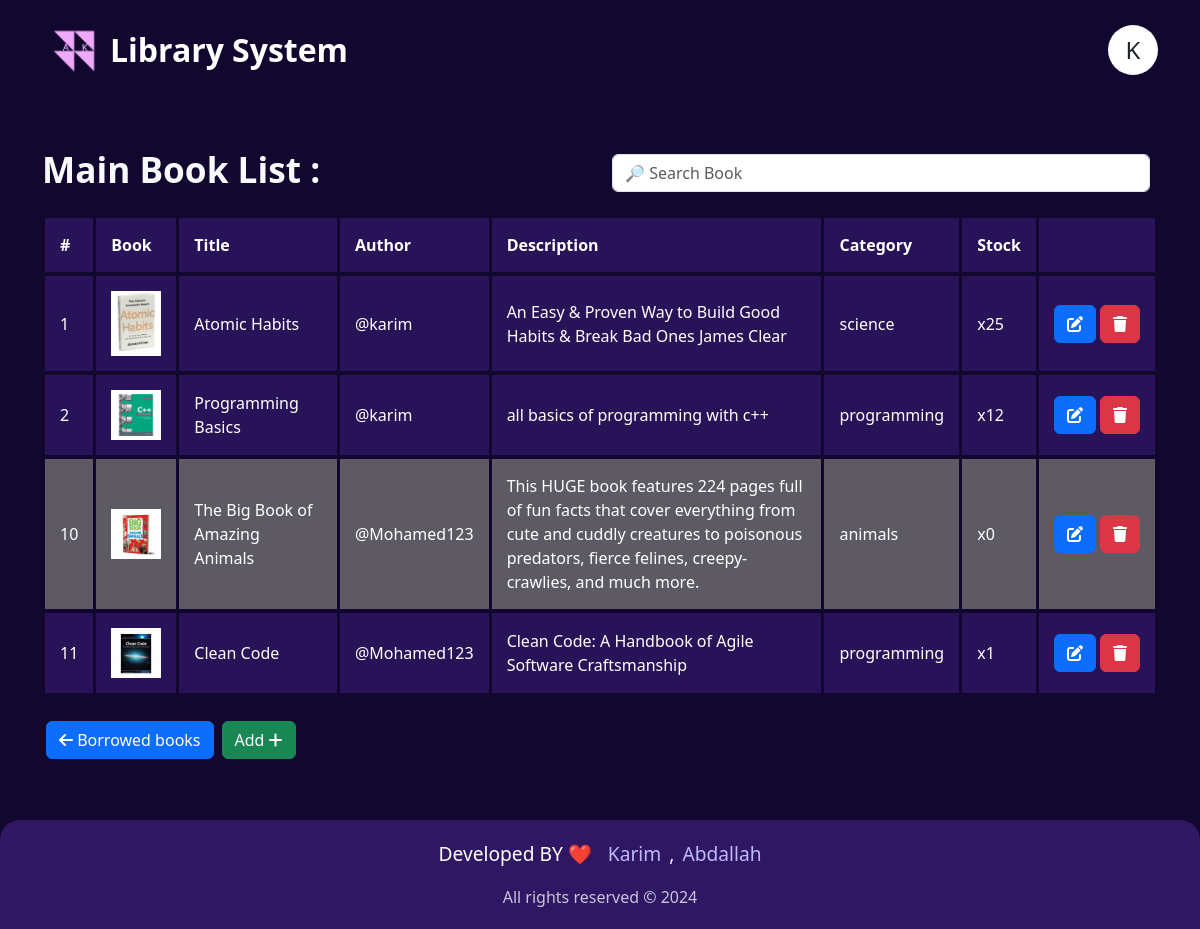
Page /books/all (signed in) on the committed database.
### books/models.py (models this page shows, shortened)
class Book(models.Model):
    title = models.CharField(max_length=500)
    image = models.ImageField(upload_to='books', null=True)
    description = models.TextField()
    stock = models.IntegerField(default=0)
    author = models.ForeignKey(User, related_name='author', on_delete=models.CASCADE, null=True)
    category = models.ForeignKey(Category, related_name='category', on_delete=models.CASCADE)
    @property
    def image_url(self):
        return f'/media/{self.image}'

class Category(models.Model):
    title = models.CharField(max_length=200)
    def __str__(self):
        return self.title

### books/views.py (the view)
# urls.py: path('books/', include('books.urls')),
@login_required
def books(request):
    All_books = Book.objects.all()
    borrowed_books = Borrow.objects.filter(user=request.user)
    for book in All_books:
        for i in borrowed_books:
            if i.book.id == book.id:
                book.borrowed = True
                break
            else:
                book.borrowed = False
    return render(request, 'books/all-books.html',{'books':All_books, 'borrowed_books':borrowed_books,'borrowed_length':borrowed_books.count()-1})

### templates/books/all-books.html (shortened to what this page needs)
{% extends 'layout/base.html' %}
{% load static %}
{% block content %}
<div class="w-100 pt-5" style="min-height: 90vh;">
    <div class="row d-flex justify-content-center align-items-center mb-3">
        <h3 class="text-start text-light fw-bold col-lg-6" style="font-size: 2.2em;"> Main Book List : </h3>
        <div class="col-lg-6">
            {% if books.count > 0 %}
            <div class="d-flex" role="search">
                <input class="form-control me-2 search" type="search" placeholder="🔎 Search Book" aria-label="Search">
            </div>
            {% endif %}
        </div>
    </div>
    {% if books.count == 0 %}
    <p class="w-100 text-center text-danger d-flex justify-content-center align-items-center" style="font-size: 1.3em;min-height: 30vh;">No book has been downloaded yet :)</p>
    {% else %}
    <div class="w-100 d-flex justify-content-center p-0 align-items-center">
        <table class="table1 w-100">
            <thead>
                <tr>
                    <th>#</th>
                    <th>Book</th>
                    <th>Title</th>
                    <th>Author</th>
                    <th>Description</th>
                    <th>Category</th>
                    <th>Stock</th>
                    {% if request.user.is_superuser %}
                    <th></th>
                    {% else %}
                    <th></th>
                    {% endif %}
                </tr>
            </thead>
            <tbody>
                {% for book in books %}
                {% if book.stock <= 0 %}
                <tr class="table-row zero">
                {% else %}
                <tr class="table-row">
                {% endif %}
                    <td>{{book.id}}</td>
                    <td><img width="50px" src="{{book.image_url}}" alt="img"></td>
                    <td>{{book.title}}</td>
                    <td>@{{book.author}}</td>
                    <td>{{book.description}}</td>
                    <td>{{book.category}}</td>
                    <td>x{{book.stock}}</td>
                    {% if request.user.is_superuser %}
                    <td>
                        <div class="d-flex gap-1">
                            <a class="btn btn-primary" href="{% url 'books.edit' book.id %}"><i class="fa-solid fa-pen-to-square"></i></a>
                            <button data-book="{{book.id}}" class="btn btn-danger delete-book-btn" href="#"><i class="fa-solid fa-trash"></i></button>
                        </div>
                    </td>
                    {% endif %}
                </tr>
                {% endfor %}
            </tbody>
        </table>
    </div>
    {% endif %}
    <div class="d-flex gap-1">
        <a href="{% url 'books.borrowed' %}" class="btn btn-primary mt-4 ms-1"><i class="fa-solid fa-arrow-left"></i> Borrowed books</a>
        {% if request.user.is_superuser %}
        <a href="{% url 'books.add' %}" class="btn btn-success mt-4 ms-1">Add <i class="fa-solid fa-plus"></i></a>
        {% endif %}
    </div>
</div>
{% endblock content %}

### base/static/css/main.css (style rules this page uses)
:root { --dark-1:#12072E; --dark-2:#2F1763; }
* { padding: 0; margin: 0; box-sizing: border-box; scroll-behavior: smooth; }
body { font-size: 14px; background-color: var(--dark-1) !important; }
.table1 { border-collapse: separate; border-spacing: 3px 0.3em; color: #fff; }
.table1 td, .table1 th { background-color: #291358; padding: 15px; }
.table1 .zero td { background-color: rgba(113, 113, 113, 0.788); }

### rows in the picture
Book: id "1", image_url (picture), title "Atomic Habits", author "karim", description "An Easy & Proven Way to Build Good Habits & Break Bad Ones James Clear", category "science", stock "25"
Book: id "2", image_url (picture), title "Programming Basics", author "karim", description "all basics of programming with c++", category "programming", stock "12"
Book: id "10", image_url (picture), title "The Big Book of Amazing Animals", author "Mohamed123", description "This HUGE book features 224 pages full of fun facts that cover everything from cute and cuddly creatures to poisonous predators, fierce felines, creepy-crawlies, and much more.", category "animals", stock "0"
Book: id "11", image_url (picture), title "Clean Code", author "Mohamed123", description "Clean Code: A Handbook of Agile Software Craftsmanship", category "programming", stock "1"
